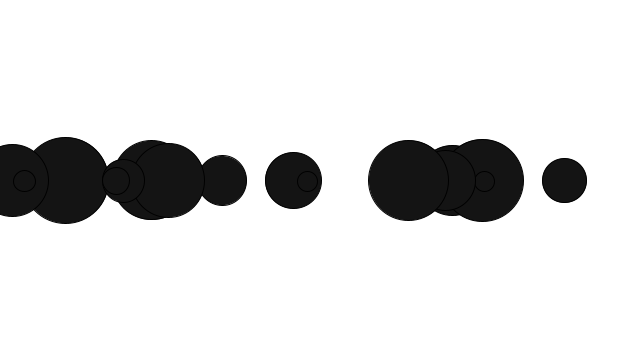
Frame 1 (no input)
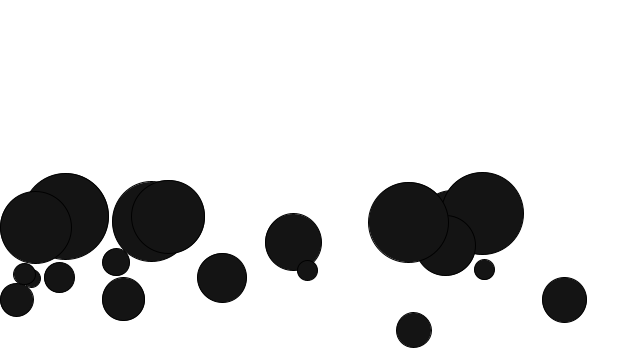
Frame 60 (the mouse pressed at the canvas centre just before this capture)
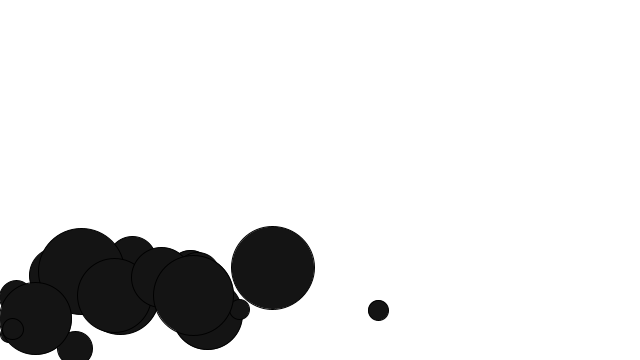
Frame 120 (the mouse held since frame 60 and released just before this capture)

The Processing sketch that drew these frames (run headless with seeded random() and noise(); from frame 60 on, the mouse is pressed at the canvas centre):

// Processing sketch: N2_4_FrictionForce
// ── N2_4_FrictionForce.pde
Ball[] b = new Ball[20];

void setup() {
  size(640,360);
  background(0);
  for(int i = 0; i < b.length; i++){
  b[i] = new Ball();
  }
  smooth(20);
}

void draw() {
  background(255);
  
  for(Ball b : b){ // enhanced loop
  
  PVector gravity = new PVector(0,0.9);
  //gravity.mult(b.mass);//true gravity
  float m = noise(frameCount*0.01);
  println(m);
  m = map(m, 0,1,-2,2);
  PVector wind = new PVector(m,0);
  
  // friction!
  PVector friction = b.velocity.copy();//.copy() & .get()
  friction.normalize();
  float c = -0.1;
  friction.mult(c);
  b.applyForce(friction);
  
  
  if (mousePressed) {
  b.applyForce(wind);
  }
  b.applyForce(gravity);
  
  b.update();
  b.display();
  b.detect();
  //b[i].edges();
  }

}
// ── Ball.pde
class Ball {
  PVector location;
  PVector velocity;
  PVector acceleration;
  PVector mouse;
  PVector friction;
  float sz, time, spd, mag, mass, newton;
  Ball() {
    location = new PVector(random(0+sz*2,width-sz*2), height/2);
    velocity = new PVector(0,0); //1,3
    acceleration = new PVector(0,0);
    mass = random(0.5,3);
    sz = random(30,30);
    time = 0;
    spd = 0.005;
    mag = random(0.05, 0.15);
    newton = mass * sz;
  }

  
void display() {
  fill(20);;
  //sz = noise(time);
  //sz = map(sz, 0, 1,20,120);
  ellipse(location.x,location.y,sz*mass,sz*mass);
  time+= spd;
}

void applyForce(PVector force){
  PVector f = PVector.div(force,mass);//add mass
  acceleration.add(f);
}

void update() {
 
  velocity.add(acceleration);
  location.add(velocity);
  acceleration.mult(0);// set accel to 0 for each frame
  //velocity.limit(5);
}

void edges() {
 float si = sz/2;
  if (location.x > width+si) location.x = 0;
  if (location.x < 0-si)     location.x = width;
  if (location.y > height+si)location.y = 0; 
  if (location.y < 0-si)     location.y = height;
}

void detect() {
  if (location.x>width-newton/2) {
    location.x = width-newton/2;
    velocity.x*=-1;
  } else if (location.x<0+newton/2) {
    location.x = 0+newton/2;
    velocity.x*=-1;
  } if (location.y>height-newton/2) {
    location.y = height-newton/2;
    velocity.y*=-1;
  }  else if (location.y<0+newton/2) {
    location.y = 0+newton/2;
    velocity.y*=-1;
  }
  }
}
